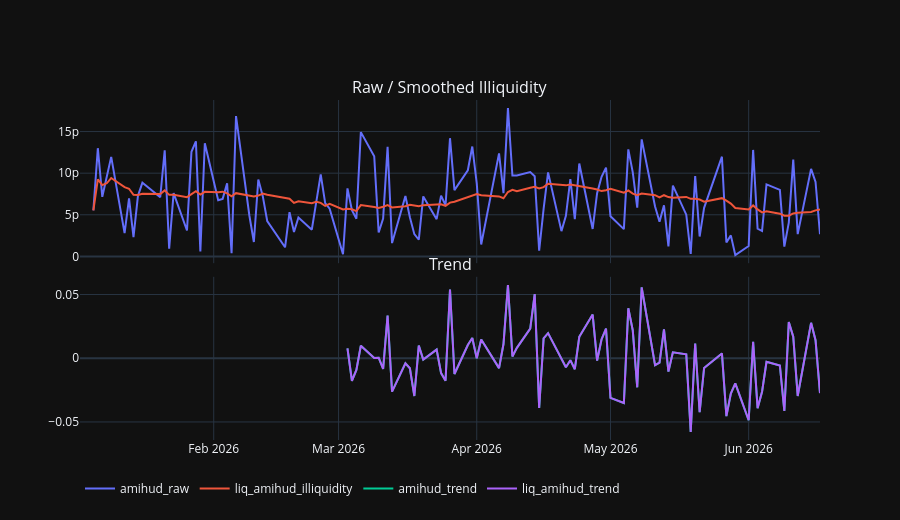

Notebook code for this chart:
### Markdown cell above
## Amihud Terminal

### Code cell
AMIHUD_GROUPS = [
    ("Raw / Smoothed Illiquidity", ["amihud_raw", "liq_amihud_illiquidity"]),
    ("Trend", ["amihud_trend", "liq_amihud_trend"]),
]
plot_grouped_terminal(features_pd, DEFAULT_TICKER, AMIHUD_GROUPS, log_y=False).show()
